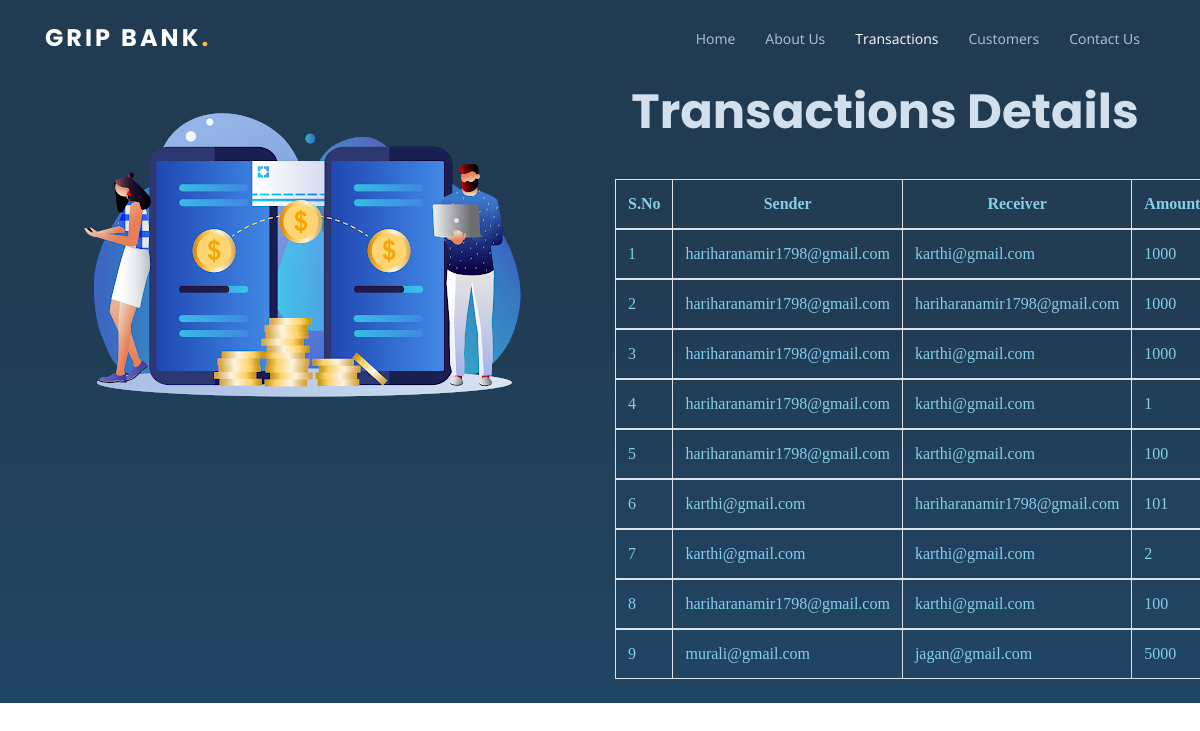
/transaction/, run on the app's committed database.
### app/models.py (models this page shows, shortened)
class After(models.Model):
    date=models.DateTimeField(auto_now_add=True)
    sender=models.CharField(max_length=256)
    receiver=models.CharField(max_length=256)
    amount=models.IntegerField()

### app/views.py (the view)
# urls.py: path('transaction/',views.Transaction,name='transaction'),
def Transaction(request):
    transactions=After.objects.all()
    return render(request,'transaction.html',{'transactions':transactions})

### app/templates/transaction.html (shortened to what this page needs)
<!DOCTYPE html>
<html lang="en">
{% load static %}
<head>
  <link href="{% static 'registration/assets/vendor/bootstrap/css/bootstrap.min.css' %}" rel="stylesheet">
  <link href="{% static 'registration/assets/vendor/icofont/icofont.min.css' %}" rel="stylesheet">
  <link href="{% static 'registration/assets/vendor/boxicons/css/boxicons.min.css' %}" rel="stylesheet">
  <link href="{% static 'registration/assets/vendor/owl.carousel/assets/owl.carousel.min.css' %}" rel="stylesheet">
  <link href="{% static 'registration/assets/vendor/venobox/venobox.css' %}" rel="stylesheet">
  <link href="{% static 'registration/assets/vendor/aos/aos.css' %}" rel="stylesheet">
  <link href="{% static 'registration/assets/css/style.css' %}" rel="stylesheet">
</head>
<body>
  <header id="header">
    <div class="container d-flex align-items-center">
      <div class="logo mr-auto">
        <h1 class="text-light"><a href="{% url 'home' %}">Grip Bank<span>.</span></a></h1>
      </div>
      <nav class="nav-menu d-none d-lg-block">
        <ul>
          <li><a href="{% url 'home' %}">Home</a></li>
          <li><a href="{% url 'about' %}">About Us</a></li>
          <li class="active" ><a href="{% url 'transaction' %}">Transactions</a></li>
          <li ><a href="{% url 'customers' %}">Customers</a></li>
          <li><a href="{% url 'contact' %}">Contact Us</a></li>
        </ul>
      </nav>
    </div>
  </header>
  <section id="hero">
    <div class="container">
      <div class="row d-flex ">
      <div class=" col-lg-6 py-5 py-lg-2 order-2 order-lg-1" data-aos="fade-right">
        <h1 align='center'>Transactions Details</h1>
        <br>
       <table border="1" align="center" cellpadding='10' class="table table-hover table-bordered">
        <thead class="thead " style="font-family:cursive;">
          <tr align='center'>
           <th style="color: skyblue;">S.No</th>
            <th style="color: skyblue;">Sender</th>
            <th style="color: skyblue;">Receiver</th>
           <th style="color: skyblue;">Amount</th>
          </tr>
        </thead>
        <tbody>
             {% for i in transactions %}
            <tr class="table-striped" style="font-family:cursive;">
               <td style="color: skyblue;">{{ i.id }}</td>
               <td style="color: skyblue;">{{ i.sender }}</td>
               <td style="color: skyblue;">{{ i.receiver }}</td>
               <td style="color: skyblue;">{{ i.amount }}</td>
           </tr>
       </tbody>
  {% endfor %}
</div>
</div>
      </div>
      <div class="col-lg-6" data-aos="fade-left" >
        <img src="{% static 'registration/assets/img/transactions.png' %}" class="img-fluid" alt="">
      </div>
  </section>
</body>
</html>

### app/static/registration/assets/css/style.css (style rules this page uses)
body { font-family: "Open Sans", sans-serif; color: #444444; }
a { color: #fdc134; }
h1, h2, h3, h4, h5, h6 { font-family: "Raleway", sans-serif; }
#header { z-index: 997; transition: all 0.5s; padding: 16px 0; background: #213b52; }
#header .logo h1 { font-size: 24px; margin: 0; padding: 10px 0; line-height: 1; font-weight: 700; letter-spacing: 3px; text-transform: uppercase; font-family: "Poppins", sans-serif; }
#header .logo h1 a, #header .logo h1 a:hover { color: #fff; text-decoration: none; }
#header .logo h1 a span, #header .logo h1 a:hover span { color: #fdc134; }
.nav-menu, .nav-menu * { margin: 0; padding: 0; list-style: none; }
.nav-menu > ul > li { position: relative; white-space: nowrap; float: left; }
.nav-menu ul { border-radius: 6px; }
.nav-menu a { display: block; position: relative; color: #adc7de; padding: 10px 15px; transition: 0.3s; font-size: 14px; font-family: "Open Sans", sans-serif; }
.nav-menu a:hover, .nav-menu .active > a, .nav-menu li:hover > a { color: #fff; text-decoration: none; }
.mobile-nav { position: fixed; top: 55px; right: 15px; bottom: 15px; left: 15px; z-index: 9999; overflow-y: auto; background: #fff; transition: ease-in-out 0.2s; opacity: 0; visibility: hidden; border-radius: 10px; padding: 10px 0; }
.mobile-nav * { margin: 0; padding: 0; list-style: none; }
.mobile-nav a { display: block; position: relative; color: #213b52; padding: 10px 20px; font-weight: 500; outline: none; transition: 0.3s; }
.mobile-nav a:hover, .mobile-nav .active > a, .mobile-nav li:hover > a { color: #fdc134; text-decoration: none; }
#hero { width: 100%; padding: 0 0 0 0; background: #213b52; background: linear-gradient(180deg, #213b52 0%, #213c54 35%, #204564 100%); }
#hero h1 { margin: 0 0 15px 0; font-size: 48px; font-weight: 700; line-height: 56px; color: #d2e0ed; font-family: "Poppins", sans-serif; }
section { padding: 60px 0; overflow: hidden; }

### data on the page
After: id "1", sender "hariharanamir1798@gmail.com", receiver "karthi@gmail.com", amount "1000"
After: id "2", sender "hariharanamir1798@gmail.com", receiver "hariharanamir1798@gmail.com", amount "1000"
After: id "3", sender "hariharanamir1798@gmail.com", receiver "karthi@gmail.com", amount "1000"
After: id "4", sender "hariharanamir1798@gmail.com", receiver "karthi@gmail.com", amount "1"
After: id "5", sender "hariharanamir1798@gmail.com", receiver "karthi@gmail.com", amount "100"
After: id "6", sender "karthi@gmail.com", receiver "hariharanamir1798@gmail.com", amount "101"
After: id "7", sender "karthi@gmail.com", receiver "karthi@gmail.com", amount "2"
After: id "8", sender "hariharanamir1798@gmail.com", receiver "karthi@gmail.com", amount "100"
After: id "9", sender "murali@gmail.com", receiver "jagan@gmail.com", amount "5000"
